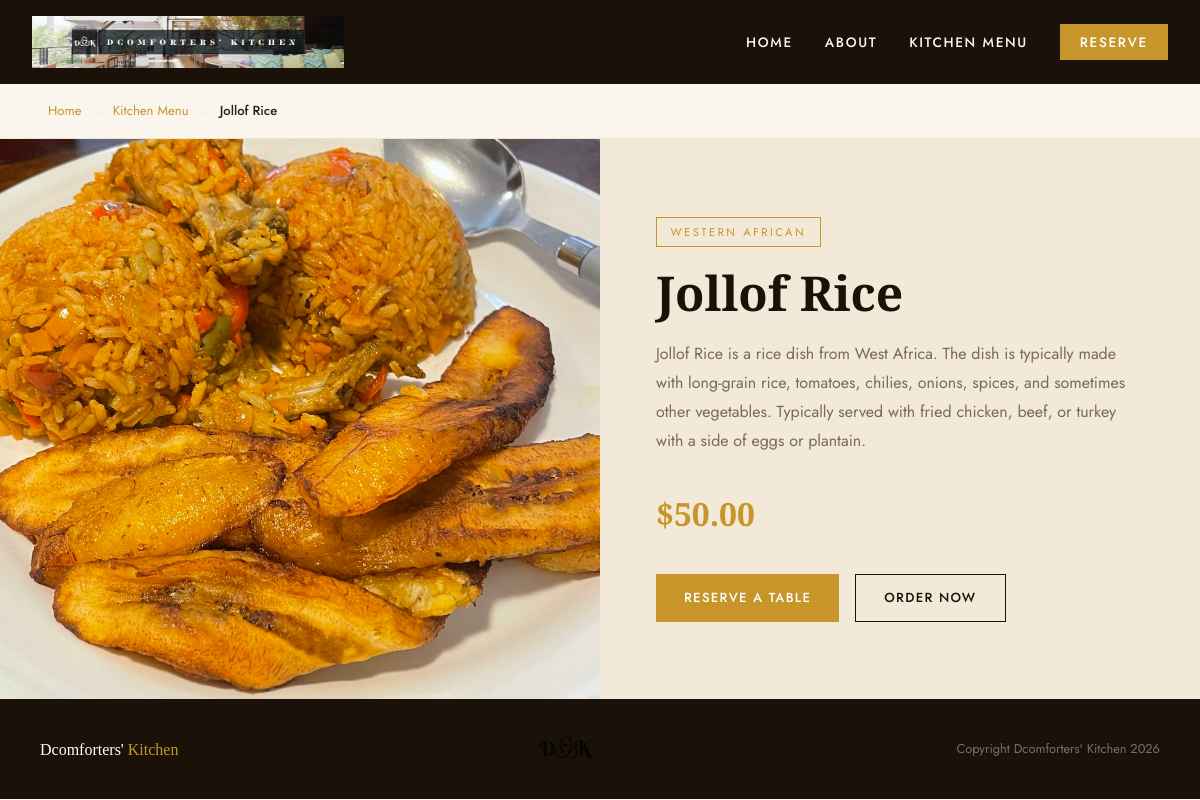
The app's page /kitchen/menu_details/1/ with its own data.
### newapp/models.py (models this page shows, shortened)
class Menu(models.Model):
    food_name = models.CharField(max_length=100)
    cuisine = models.CharField(max_length=100)
    item_description = models.TextField(max_length=1000, default='')
    price = models.DecimalField(max_digits=10, decimal_places=2, null=True, blank=True)
    prep_time = models.IntegerField(default=25)
    calories = models.IntegerField(default=1000)
    image = models.ImageField(upload_to='newapp/static/img/menu_items/', null=True, blank=True)

### newapp/views.py (the view)
# urls.py: path('menu_details/<int:item_id>/', views.menu_details, name='menu_details'),
def menu_details(request, item_id):
    menu_item = get_object_or_404(Menu, id=item_id)
    order_success = False
    if request.method == 'POST':
        form = OrderForm(request.POST)
        if form.is_valid():
            order = form.save(commit=False)
            order.menu_item = menu_item
            order.save()
            order_success = True
    else:
        form = OrderForm()
    return render(request, 'menu_details.html', {
        'menu_item': menu_item,
        'form': form,
        'order_success': order_success
    })

### newapp/templates/menu_details.html (shortened to what this page needs)
{% extends 'base.html' %}
{% load static %}
{% block content %}
  <div class="breadcrumb-bar">
    <a href="{% url 'home' %}">Home</a>
    <span class="breadcrumb-sep">→</span>
    <a href="{% url 'kitchen' %}">Kitchen Menu</a>
    <span class="breadcrumb-sep">→</span>
    <span class="breadcrumb-current">{{ menu_item.food_name }}</span>
  </div>
  <div class="detail-container">
    <div class="detail-image">
      {% if menu_item.image %}
        <img src="/static/img/menu_items/{{ menu_item.food_name }}.jpg" alt="{{ menu_item.food_name }}" />
      {% else %}
        <img src="{% static 'img/default_dish.jpg' %}" alt="Default Image" />
      {% endif %}
    </div>
    <div class="detail-info">
      <span class="cuisine-badge">{{ menu_item.cuisine }}</span>
      <h1>{{ menu_item.food_name }}</h1>
      <p class="detail-description">{{ menu_item.item_description }}</p>
      <div class="detail-price">${{ menu_item.price }}</div>
      <div class="detail-actions">
        <a href="{% url 'reservation' %}" class="btn-primary">Reserve a Table</a>
        <button class="btn-outline" id="openOrderModal">Order Now</button>
      </div>
    </div>
  </div>
{% endblock %}

### newapp/templates/base.html (shortened to what this page needs)
{% load static %}
<!DOCTYPE html>
<html lang="en">
  <head>
    <link rel="stylesheet" href="{% static 'css/style.css' %}" />
  </head>
  <body>
    {% include 'partials/_header.html' %}
    <main>{% block content %}{% endblock %}</main>
    {% include 'partials/_footer.html' %}
  </body>
</html>

### newapp/templates/partials/_header.html (shortened to what this page needs)
{% load static %}
<header>
  <div class="nav-container">
    <a href="{% url 'home' %}" class="logo">
      <img src="{% static 'img/banner.png' %}" alt="Dcomforters' Kitchen Logo" />
    </a>
    <nav class="main-nav">
      <ul class="nav-links">
        <li><a href="{% url 'home' %}">Home</a></li>
        <li><a href="{% url 'about' %}">About</a></li>
        <li><a href="{% url 'kitchen' %}">Kitchen Menu</a></li>
        <li><a href="{% url 'reservation' %}" class="nav-cta">Reserve</a></li>
      </ul>
    </nav>
  </div>
</header>

### newapp/templates/partials/_footer.html
{% load static %}
<footer>
  <div class="footer-brand">
    Dcomforters' <span>Kitchen</span>
  </div>
  <img src="{% static 'img/DK_logo.png' %}" alt="Dcomforters' Kitchen logo" />
  <p>Copyright Dcomforters&#39; Kitchen 2026</p>
</footer>

### newapp/static/css/style.css (style rules this page uses)
html, body { margin: 0 !important; padding: 0 !important; width: 100%; overflow-x: hidden; }
*, *::before, *::after { box-sizing: border-box; margin: 0; padding: 0; }
:root { --gold: #C8952A; --gold-light: #E8B84B; --dark: #1A1208; --cream: #FAF6EE; --warm: #F2E9D8; --text: #2C1F0A; --muted: #7A6A50; --border: rgba(200, 149, 42, 0.2); --font-serif: 'Playfair Display', Georgia, serif; --font-sans: 'Jost', sans-serif; }
html { scroll-behavior: smooth; }
body { font-family: var(--font-sans); background: var(--cream); color: var(--text); font-size: 1rem; line-height: 1.7; }
h1, h2, h3, h4, h5, h6 { font-family: var(--font-serif); line-height: 1.2; color: var(--dark); }
h1 { font-size: clamp(2.2rem, 5vw, 3.5rem); }
p { font-size: 1rem; color: var(--muted); }
a { color: var(--gold); text-decoration: none; transition: color 0.2s; }
img { display: block; max-width: 100%; height: auto; }
.nav-container { display: flex; justify-content: space-between; align-items: center; background-color: var(--dark); padding: 1rem 2rem; position: sticky; top: 0; z-index: 100; }
.logo img { max-height: 52px; }
.nav-links { display: flex; list-style: none; gap: 2rem; margin: 0; padding: 0; }
.nav-links a { color: #FAF6EE; font-size: 0.85rem; font-weight: 500; letter-spacing: 0.12em; text-transform: uppercase; transition: color 0.2s; }
.nav-cta { background: var(--gold); color: #fff !important; padding: 0.5rem 1.25rem; font-size: 0.8rem; font-weight: 500; letter-spacing: 0.1em; text-transform: uppercase; border-radius: 0; transition: background 0.2s; }
.btn-primary { display: inline-block; background: var(--gold); color: #fff; padding: 0.8rem 1.75rem; font-family: var(--font-sans); font-size: 0.82rem; font-weight: 500; letter-spacing: 0.1em; text-transform: uppercase; border: none; cursor: pointer; text-decoration: none; transition: background 0.2s; }
footer { background-color: var(--dark); padding: 2rem 2.5rem; display: flex; justify-content: space-between; align-items: center; flex-wrap: wrap; gap: 1rem; }
.footer-brand { font-family: var(--font-serif); font-size: 1rem; color: #fff; }
.footer-brand span { color: var(--gold); }
footer p { font-size: 0.8rem; color: rgba(255, 255, 255, 0.4); border: none; padding: 0; margin: 0; text-align: right; }
footer img { max-height: 40px; opacity: 0.8; }
body { margin: 0 !important; padding: 0 !important; }
header { margin: 0; padding: 0; width: 100%; }
main { margin: 0; padding: 0; }
.logo img { max-height: 52px; width: auto; }
footer img { max-height: 36px; opacity: 0.75; }
.breadcrumb-bar { padding: 1rem 3rem; font-size: 0.82rem; color: var(--muted); border-bottom: 1px solid var(--border); display: flex; align-items: center; gap: 0.6rem; flex-wrap: wrap; }
.breadcrumb-bar a { color: var(--gold); transition: color 0.2s; }
.breadcrumb-sep { color: var(--border); font-size: 0.75rem; }
.breadcrumb-current { color: var(--text); font-weight: 500; }
.detail-container { display: grid; grid-template-columns: 1fr 1fr; min-height: 560px; }
.detail-image { overflow: hidden; max-height: 600px; }
.detail-image img { width: 100%; height: 100%; object-fit: cover; display: block; }
.detail-info { padding: 4rem 3.5rem; background: var(--warm); display: flex; flex-direction: column; justify-content: center; }
.cuisine-badge { display: inline-block; font-size: 0.7rem; letter-spacing: 0.22em; text-transform: uppercase; color: var(--gold); border: 1px solid var(--gold); padding: 0.3rem 0.85rem; margin-bottom: 1.25rem; width: fit-content; }
.detail-info h1 { font-size: clamp(2rem, 4vw, 3rem); color: var(--dark); margin-bottom: 1.25rem; line-height: 1.1; }
.detail-description { font-size: 1rem; color: var(--muted); line-height: 1.8; margin-bottom: 2rem; }
.detail-price { font-family: var(--font-serif); font-size: 2rem; color: var(--gold); font-weight: 700; margin-bottom: 2rem; }
.detail-actions { display: flex; gap: 1rem; flex-wrap: wrap; }
.btn-outline { display: inline-block; background: transparent; color: var(--dark); padding: 0.8rem 1.75rem; font-family: var(--font-sans); font-size: 0.82rem; font-weight: 500; letter-spacing: 0.1em; text-transform: uppercase; border: 1.5px solid var(--dark); cursor: pointer; text-decoration: none; transition: all 0.2s; }

### records on screen
Menu: food_name "Jollof Rice", food_name (picture), cuisine "WESTERN AFRICAN", item_description "Jollof Rice is a rice dish from West Africa. The dish is typically made with long-grain rice, tomatoes, chilies, onions, spices, and sometimes other vegetables. Typically served with fried chicken, beef, or turkey with a side of eggs or plantain.", price "50.00"
